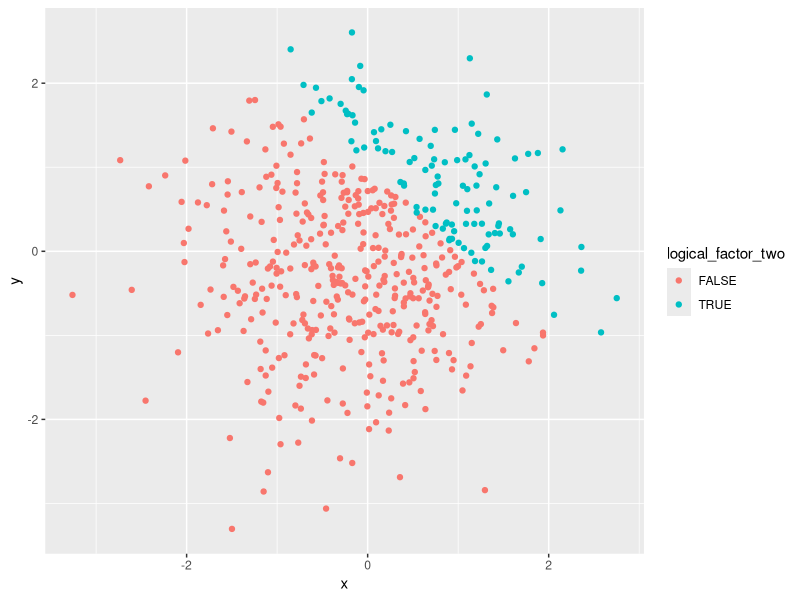
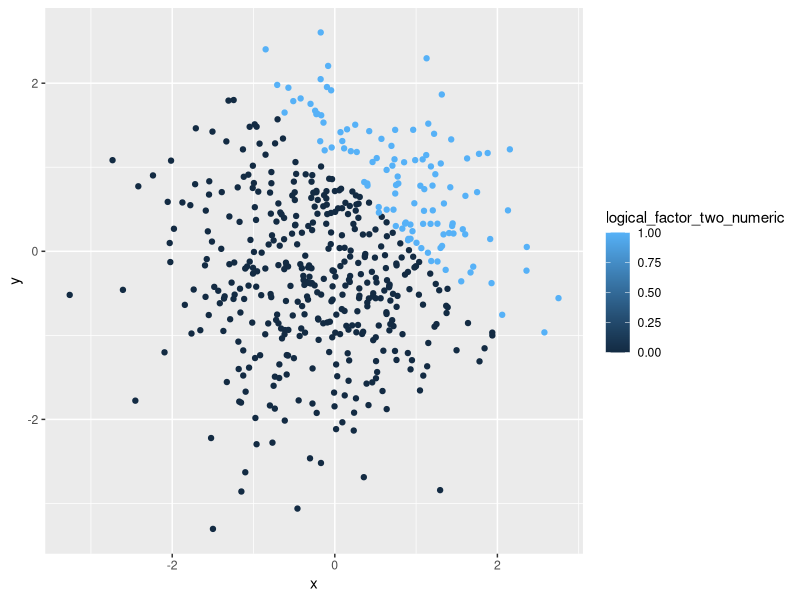
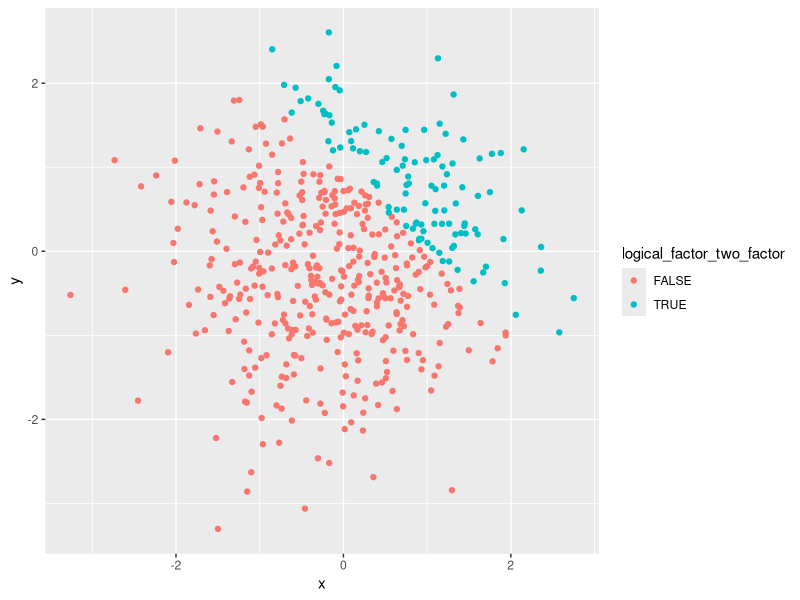
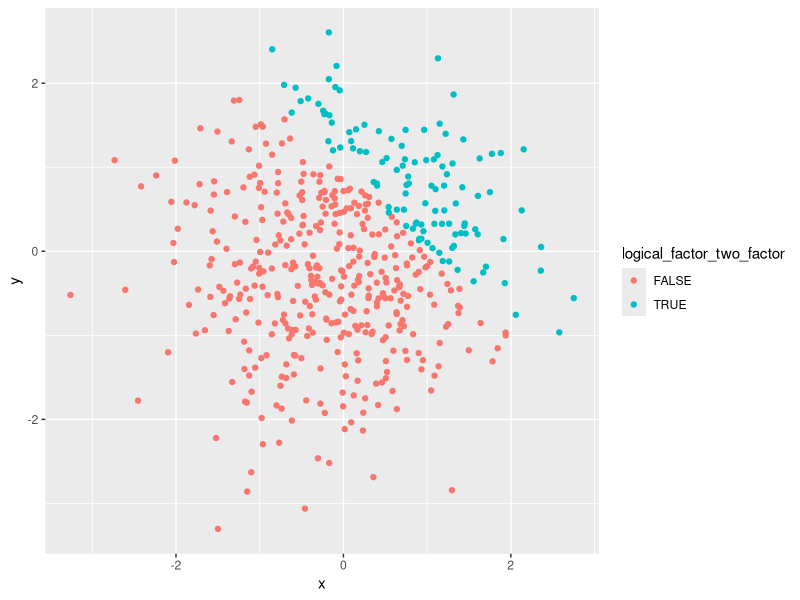

Recreate these plots in R, in order.
## ---- chunk 1
## load the tidyverse package
library(tidyverse)

## create data frame
df_one = tibble(
  ramdom_sample = rnorm(8),
  logical_vector = ramdom_sample > 0,
  character_vector = c(
  "CORONARY ARTERY DISEASE (CAD)",
  "STROKE",
  "LOWER RESPIRATORY INFECTIONS (LRI)",
  "CHRONIC OBSTRUCTIVE PULMONARY DISEASE (COPD)",
  "DIARRHEAL DISEASES",
  "HIV/AIDS",
  "RESPIRATORY CANCERS",
  "TUBERCULOSIS"
  ),
  factor_vector = factor(c(
  "severe",
  "moderate",
  "mild",
  "mild",
  "severe",
  "moderate",
  "moderate",
  "moderate"
  ))
)

## take the mean of each variable in the dataframe
ramdom_sample_mean = mean(pull(df_one, ramdom_sample))
logical_vector_mean = mean(pull(df_one, logical_vector))
character_vector_mean = mean(pull(df_one, character_vector))
factor_vector_mean = mean(pull(df_one, factor_vector))
## ---- chunk 2
## convert the logical vector to numeric, and multiply the random sample by the result
as.numeric(pull(df_one, logical_vector))
product_rs_lv_numeric = pull(df_one, logical_vector) * 
  pull(df_one, ramdom_sample)
product_rs_lv_numeric

## convert the logical vector to a factor, and multiply the random sample by the result
as.factor(pull(df_one, logical_vector))
product_rs_lv_factor = pull(df_one, logical_vector) * 
  pull(df_one, ramdom_sample)
product_rs_lv_factor

## convert the logical vector to a factor and then convert the result to numeric, and multiply the random sample by the result
as.factor(pull(df_one, logical_vector))
as.numeric(pull(df_one, logical_vector))
product_rs_lv_n_f = pull(df_one, logical_vector) * 
  pull(df_one, ramdom_sample)
product_rs_lv_n_f
## ---- chunk 3
## load the tidyverse package
library(tidyverse)

## create data frame
df_two = tibble(
  x = rnorm(500),
  y = rnorm(500),
  logical_factor_two = x + y > 1
)

## change logical vector to numeric vector
logical_factor_two_numeric = as.numeric(pull(df_two, logical_factor_two))
logical_factor_two_numeric
## change logical vector to factor vector
logical_factor_two_factor = as.factor(pull(df_two, logical_factor_two))
logical_factor_two_factor
## ---- chunk 4
library(tidyverse)
## scatterplot using the logical variable, blue(green) means the sum of x and y exceeds 1
ggplot(df_two, aes(color = logical_factor_two, x = x, y = y)) + 
  geom_point()
## scatterplot using the numeric variable, blue means the sum of x and y exceeds 1
ggplot(df_two, aes(color = logical_factor_two_numeric, x = x, y = y)) + 
  geom_point()
## scatterplot using the factor variable, blue(green) means the sum of x and y exceeds 1
ggplot(df_two, aes(color = logical_factor_two_factor, x = x, y = y)) + 
  geom_point()
## Export the first scatterplot to the project directory
ggsave("df_two.png")
